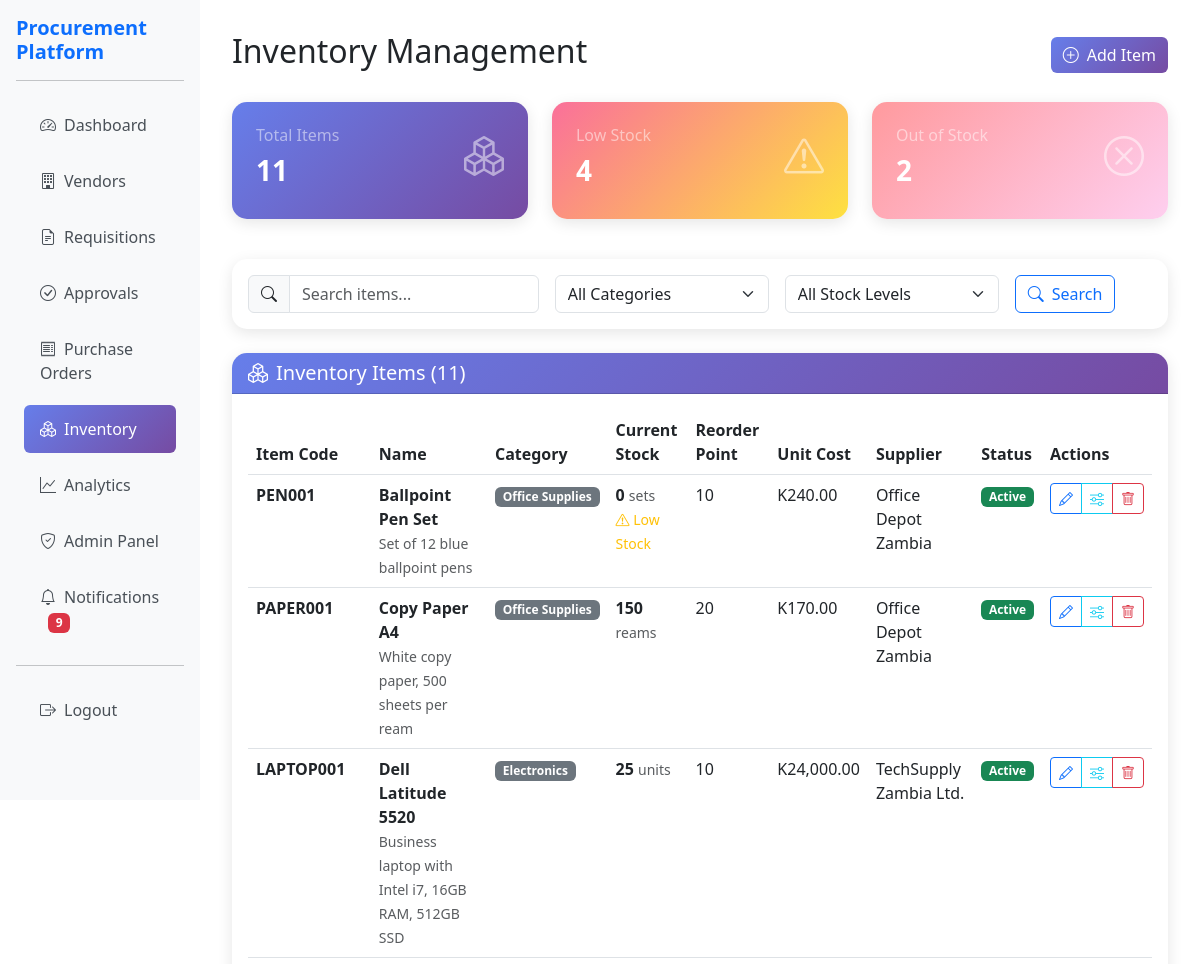
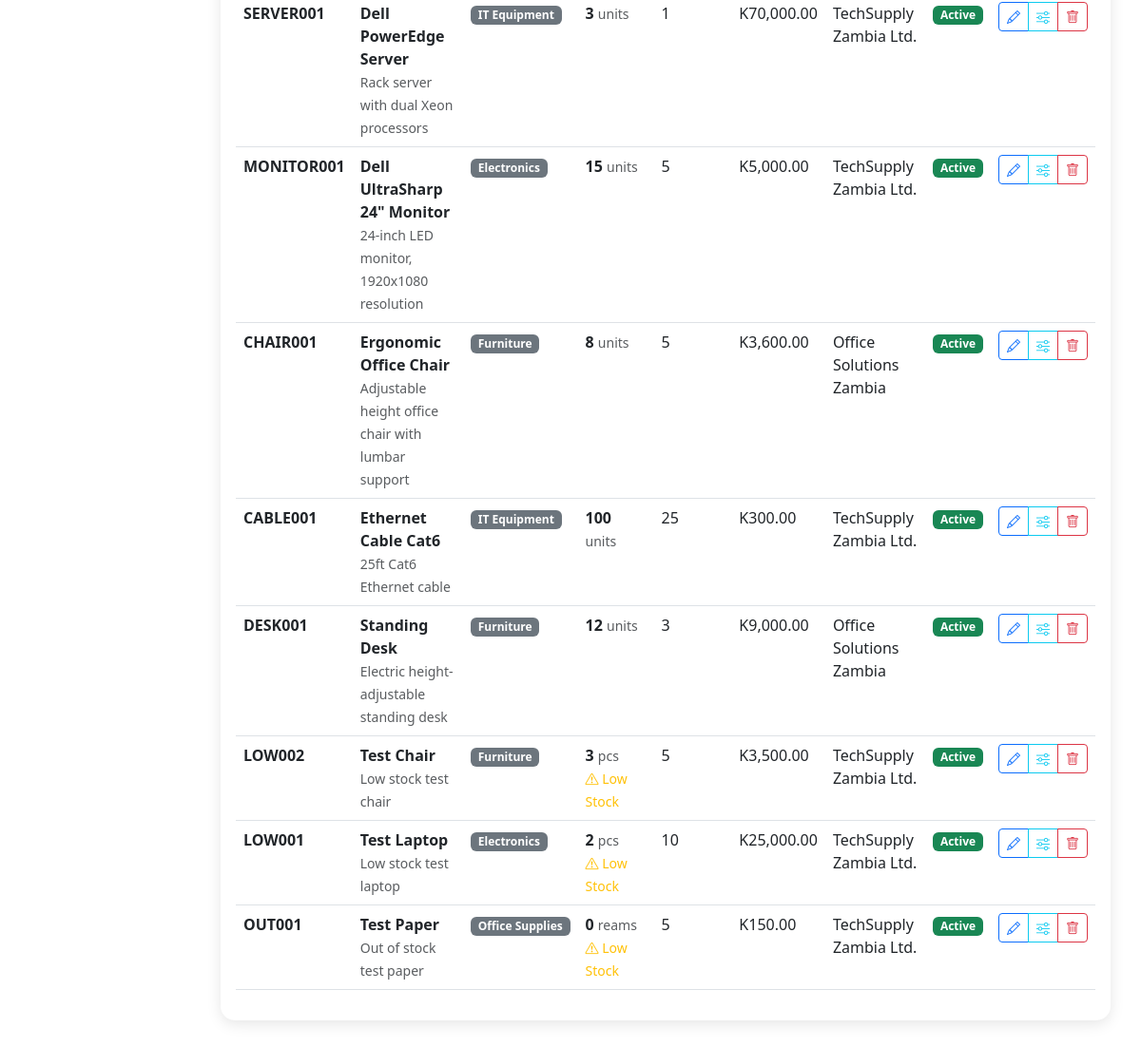
The page /inventory.php (signed in) on the database its author committed (2 pictures, top to bottom).
### tables this page shows
CREATE TABLE `inventory_items` (
  `id` int(11) NOT NULL,
  `item_code` varchar(50) NOT NULL,
  `name` varchar(100) NOT NULL,
  `description` text DEFAULT NULL,
  `category` varchar(50) DEFAULT NULL,
  `unit_of_measure` varchar(20) DEFAULT NULL,
  `current_stock` int(11) DEFAULT 0,
  `reorder_point` int(11) DEFAULT 0,
  `reorder_quantity` int(11) DEFAULT 0,
  `unit_cost` decimal(10,2) DEFAULT 0.00,
  `supplier_id` int(11) DEFAULT NULL,
  `is_active` tinyint(1) DEFAULT 1,
  `created_at` timestamp NOT NULL DEFAULT current_timestamp(),
  `updated_at` timestamp NOT NULL DEFAULT current_timestamp() ON UPDATE current_timestamp()
);

CREATE TABLE `vendors` (
  `id` int(11) NOT NULL,
  `name` varchar(100) NOT NULL,
  `contact_person` varchar(100) DEFAULT NULL,
  `email` varchar(100) DEFAULT NULL,
  `phone` varchar(20) DEFAULT NULL,
  `address` text DEFAULT NULL,
  `tax_id` varchar(50) DEFAULT NULL,
  `payment_terms` varchar(100) DEFAULT NULL,
  `vendor_score` decimal(3,1) DEFAULT 0.0,
  `delivery_time_avg` int(11) DEFAULT 0,
  `defect_rate` decimal(5,2) DEFAULT 0.00,
  `on_time_percentage` decimal(5,2) DEFAULT 0.00,
  `is_active` tinyint(1) DEFAULT 1,
  `created_at` timestamp NOT NULL DEFAULT current_timestamp(),
  `updated_at` timestamp NOT NULL DEFAULT current_timestamp() ON UPDATE current_timestamp()
);

### inventory.php (the view, shortened to what the rows shown need)
<?php
require_once 'config/config.php';
$db = new Database();
$conn = $db->getConnection();
$page = max(1, $_GET['page'] ?? 1);
$offset = ($page - 1) * ITEMS_PER_PAGE;
$whereClause = "WHERE 1=1";
$params = [];
$sql = "SELECT ii.*, v.name as supplier_name
        FROM inventory_items ii
        LEFT JOIN vendors v ON ii.supplier_id = v.id
        $whereClause
        ORDER BY ii.name ASC
        LIMIT " . (int)ITEMS_PER_PAGE . " OFFSET " . (int)$offset;
$stmt = $conn->prepare($sql);
$stmt->execute($params);
$inventory_items = $stmt->fetchAll();
?>
<!DOCTYPE html>
<html lang="en">
<head>
    <link href="https://cdn.jsdelivr.net/npm/bootstrap@5.3.0/dist/css/bootstrap.min.css" rel="stylesheet">
    <link href="https://cdn.jsdelivr.net/npm/bootstrap-icons@1.10.0/font/bootstrap-icons.css" rel="stylesheet">
</head>
<body>
    <div class="container-fluid">
        <div class="row">
            <div class="col-md-9 col-lg-10 main-content">
                <div class="d-flex justify-content-between align-items-center mb-4">
                    <h2>Inventory Management</h2>
                </div>
                <div class="card">
                    <div class="card-body">
                        <?php if (empty($inventory_items)): ?>
                            <div class="text-center py-5">
                                <i class="bi bi-boxes fs-1 text-muted"></i>
                                <h5 class="text-muted mt-3">No inventory items found</h5>
                                <p class="text-muted">Start by adding your first inventory item</p>
                            </div>
                        <?php else: ?>
                            <div class="table-responsive">
                                <table class="table table-hover">
                                    <thead>
                                        <tr>
                                            <th>Item Code</th>
                                            <th>Name</th>
                                            <th>Category</th>
                                            <th>Current Stock</th>
                                            <th>Reorder Point</th>
                                            <th>Unit Cost</th>
                                            <th>Supplier</th>
                                            <th>Status</th>
                                            <th>Actions</th>
                                        </tr>
                                    </thead>
                                    <tbody>
                                        <?php foreach ($inventory_items as $inv_item): ?>
                                            <?php
                                            $row_class = '';
                                            if ($inv_item['current_stock'] == 0) {
                                                $row_class = 'stock-out';
                                            } elseif ($inv_item['current_stock'] <= $inv_item['reorder_point']) {
                                                $row_class = 'stock-low';
                                            }
                                            ?>
                                            <tr class="<?php echo $row_class; ?>">
                                                <td>
                                                    <strong><?php echo htmlspecialchars($inv_item['item_code']); ?></strong>
                                                </td>
                                                <td>
                                                    <strong><?php echo htmlspecialchars($inv_item['name']); ?></strong>
                                                    <?php if ($inv_item['description']): ?>
                                                        <br><small class="text-muted"><?php echo htmlspecialchars($inv_item['description']); ?></small>
                                                    <?php endif; ?>
                                                </td>
                                                <td>
                                                    <?php if ($inv_item['category']): ?>
                                                        <span class="badge bg-secondary"><?php echo htmlspecialchars($inv_item['category']); ?></span>
                                                    <?php else: ?>
                                                        <span class="text-muted">-</span>
                                                    <?php endif; ?>
                                                </td>
                                                <td>
                                                    <strong><?php echo number_format($inv_item['current_stock']); ?></strong>
                                                    <small class="text-muted"><?php echo htmlspecialchars($inv_item['unit_of_measure']); ?></small>
                                                    <?php if ($inv_item['current_stock'] <= $inv_item['reorder_point']): ?>
                                                        <br><small class="text-warning"><i class="bi bi-exclamation-triangle"></i> Low Stock</small>
                                                    <?php endif; ?>
                                                </td>
                                                <td><?php echo number_format($inv_item['reorder_point']); ?></td>
                                                <td><?php echo formatCurrency($inv_item['unit_cost']); ?></td>
                                                <td>
                                                    <?php if ($inv_item['supplier_name']): ?>
                                                        <?php echo htmlspecialchars($inv_item['supplier_name']); ?>
                                                    <?php else: ?>
                                                        <span class="text-muted">-</span>
                                                    <?php endif; ?>
                                                </td>
                                                <td>
                                                    <span class="badge bg-<?php echo $inv_item['is_active'] ? 'success' : 'danger'; ?>">
                                                        <?php echo $inv_item['is_active'] ? 'Active' : 'Inactive'; ?>
                                                    </span>
                                                </td>
                                                <td>
                                                    <div class="btn-group" role="group">
                                                        <button class="btn btn-sm btn-outline-primary" onclick="editItem(<?php echo htmlspecialchars(json_encode($inv_item)); ?>)">
                                                            <i class="bi bi-pencil"></i>
                                                        </button>
                                                        <button class="btn btn-sm btn-outline-info" title="Adjust Stock" onclick="adjustStock(<?php echo $inv_item['id']; ?>, '<?php echo htmlspecialchars($inv_item['name']); ?>', <?php echo $inv_item['current_stock']; ?>)">
                                                            <i class="bi bi-sliders"></i>
                                                        </button>
                                                        <button class="btn btn-sm btn-outline-danger" onclick="deleteItem(<?php echo $inv_item['id']; ?>, '<?php echo htmlspecialchars($inv_item['name']); ?>')">
                                                            <i class="bi bi-trash"></i>
                                                        </button>
                                                    </div>
                                                </td>
                                            </tr>
                                        <?php endforeach; ?>
                                    </tbody>
                                </table>
                            </div>
                        <?php endif; ?>
                    </div>
                </div>
            </div>
        </div>
    </div>
</body>
</html>

### rows shown on the page
inventory_items: item_code "PEN001", name "Ballpoint Pen Set", description "Set of 12 blue ballpoint pens", category "Office Supplies", current_stock "0", unit_of_measure "sets", shows "Low Stock", reorder_point "10", unit_cost "K240.00", supplier.name "Office Depot Zambia", is_active "Active"
inventory_items: item_code "PAPER001", name "Copy Paper A4", description "White copy paper, 500 sheets per ream", category "Office Supplies", current_stock "150", unit_of_measure "reams", reorder_point "20", unit_cost "K170.00", supplier.name "Office Depot Zambia", is_active "Active"
inventory_items: item_code "LAPTOP001", name "Dell Latitude 5520", description "Business laptop with Intel i7, 16GB RAM, 512GB SSD", category "Electronics", current_stock "25", unit_of_measure "units", reorder_point "10", unit_cost "K24,000.00", supplier.name "TechSupply Zambia Ltd.", is_active "Active"
inventory_items: item_code "SERVER001", name "Dell PowerEdge Server", description "Rack server with dual Xeon processors", category "IT Equipment", current_stock "3", unit_of_measure "units", reorder_point "1", unit_cost "K70,000.00", supplier.name "TechSupply Zambia Ltd.", is_active "Active"
inventory_items: item_code "MONITOR001", name "Dell UltraSharp 24\" Monitor", description "24-inch LED monitor, 1920x1080 resolution", category "Electronics", current_stock "15", unit_of_measure "units", reorder_point "5", unit_cost "K5,000.00", supplier.name "TechSupply Zambia Ltd.", is_active "Active"
inventory_items: item_code "CHAIR001", name "Ergonomic Office Chair", description "Adjustable height office chair with lumbar support", category "Furniture", current_stock "8", unit_of_measure "units", reorder_point "5", unit_cost "K3,600.00", supplier.name "Office Solutions Zambia", is_active "Active"
inventory_items: item_code "CABLE001", name "Ethernet Cable Cat6", description "25ft Cat6 Ethernet cable", category "IT Equipment", current_stock "100", unit_of_measure "units", reorder_point "25", unit_cost "K300.00", supplier.name "TechSupply Zambia Ltd.", is_active "Active"
inventory_items: item_code "DESK001", name "Standing Desk", description "Electric height-adjustable standing desk", category "Furniture", current_stock "12", unit_of_measure "units", reorder_point "3", unit_cost "K9,000.00", supplier.name "Office Solutions Zambia", is_active "Active"
inventory_items: item_code "LOW002", name "Test Chair", description "Low stock test chair", category "Furniture", current_stock "3", unit_of_measure "pcs", shows "Low Stock", reorder_point "5", unit_cost "K3,500.00", supplier.name "TechSupply Zambia Ltd.", is_active "Active"
inventory_items: item_code "LOW001", name "Test Laptop", description "Low stock test laptop", category "Electronics", current_stock "2", unit_of_measure "pcs", shows "Low Stock", reorder_point "10", unit_cost "K25,000.00", supplier.name "TechSupply Zambia Ltd.", is_active "Active"
inventory_items: item_code "OUT001", name "Test Paper", description "Out of stock test paper", category "Office Supplies", current_stock "0", unit_of_measure "reams", shows "Low Stock", reorder_point "5", unit_cost "K150.00", supplier.name "TechSupply Zambia Ltd.", is_active "Active"

### other values the page prints
APP_NAME "Procurement Platform"
$unread_notifications "9"
$totalItems "11"
$low_stock_count "4"
$out_of_stock_count "2"
